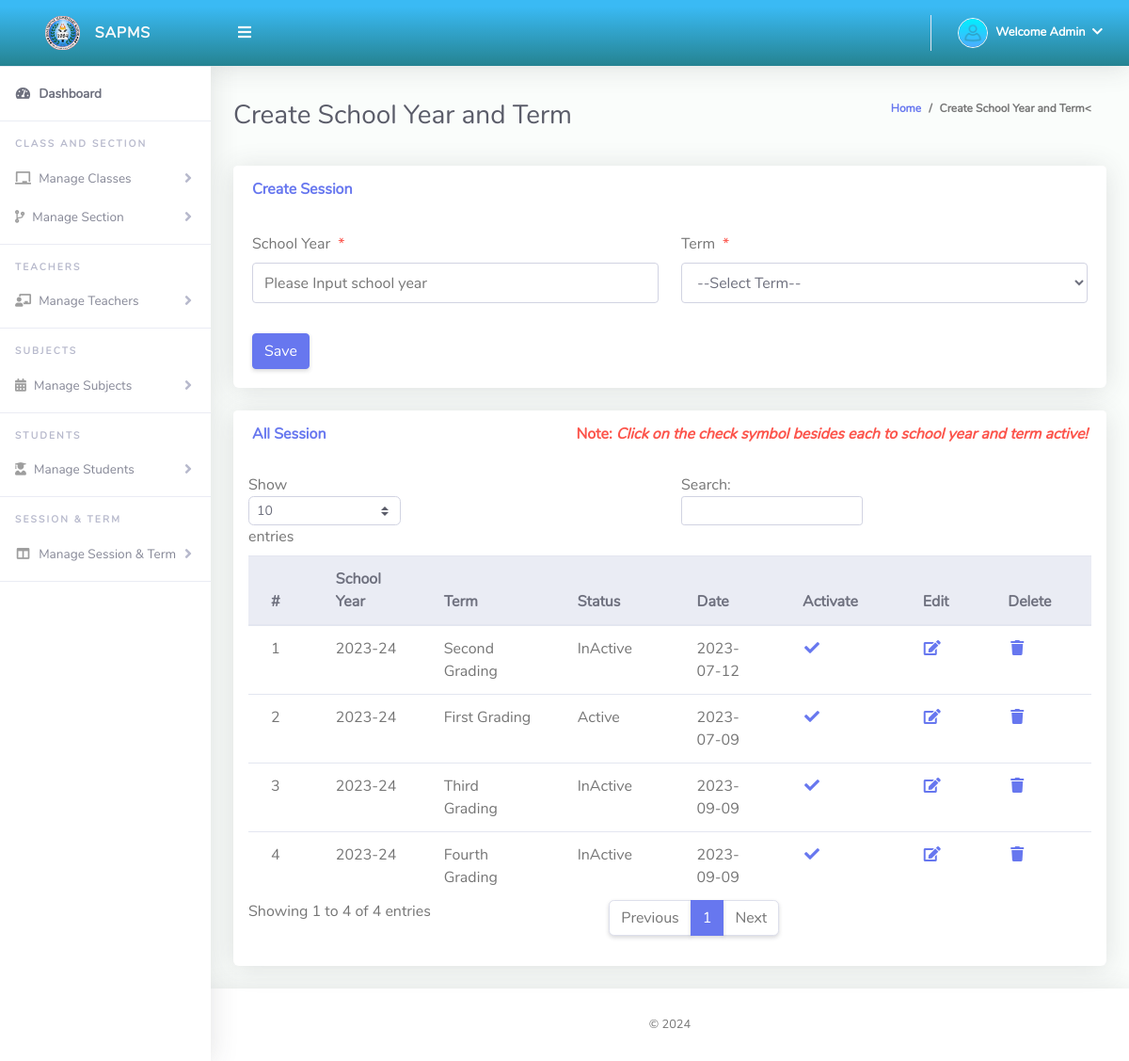
Page /Admin/createSessionTerm.php (signed in) on the committed database.
### tables this page shows
CREATE TABLE `tblsessionterm` (
  `Id` int(10) NOT NULL,
  `sessionName` varchar(50) NOT NULL,
  `termId` varchar(50) NOT NULL,
  `isActive` varchar(10) NOT NULL,
  `dateCreated` varchar(50) NOT NULL
);

CREATE TABLE `tblterm` (
  `Id` int(10) NOT NULL,
  `termName` varchar(20) NOT NULL
);

### Admin/createSessionTerm.php (the view, shortened to what this page needs)
<?php
include '../Includes/dbcon.php';
?>
<!DOCTYPE html>
<html lang="en">
<head>
  <link href="../vendor/fontawesome-free/css/all.min.css" rel="stylesheet" type="text/css">
  <link href="../vendor/bootstrap/css/bootstrap.min.css" rel="stylesheet" type="text/css">
  <link href="css/ruang-admin.min.css" rel="stylesheet">
</head>
<body id="page-top">
  <div id="wrapper">
      <?php include "Includes/sidebar.php";?>
    <div id="content-wrapper" class="d-flex flex-column">
      <div id="content">
       <?php include "Includes/topbar.php";?>
        <div class="container-fluid" id="container-wrapper">
          <div class="d-sm-flex align-items-center justify-content-between mb-4">
            <h1 class="h3 mb-0 text-gray-800">Create School Year and Term</h1>
            <ol class="breadcrumb">
              <li class="breadcrumb-item"><a href="./">Home</a></li>
              <li class="breadcrumb-item active" aria-current="page">Create School Year and Term<</li>
            </ol>
          </div>
          <div class="row">
            <div class="col-lg-12">
              <div class="card mb-4">
                <div class="card-header py-3 d-flex flex-row align-items-center justify-content-between">
                  <h6 class="m-0 font-weight-bold text-primary">Create Session</h6>
                </div>
                <div class="card-body">
                  <form method="post">
                    <div class="form-group row mb-3">
                        <div class="col-xl-6">
                            <label class="form-control-label">School Year<span class="text-danger ml-2">*</span></label>
                      <input type="text" class="form-control" name="sessionName" value="<?php echo $row['sessionName'];?>" id="exampleInputFirstName" placeholder="Please Input school year">
                        </div>
                        <div class="col-xl-6">
                            <label class="form-control-label">Term<span class="text-danger ml-2">*</span></label>
                              <?php
                        $qry= "SELECT * FROM tblterm";
                        $result = $conn->query($qry);
                        $num = $result->num_rows;
                        if ($num > 0){
                          echo ' <select required name="termId" class="form-control mb-3">';
                          echo'<option value="">--Select Term--</option>';
                                  echo '</select>';
                              }
                            ?>
                        </div>
                    </div>
                      <?php
                    if (isset($Id))
                    {
                    ?>
                    <button type="submit" name="update" class="btn btn-warning">Update</button>
                    &nbsp;&nbsp;&nbsp;&nbsp;&nbsp;&nbsp;&nbsp;&nbsp;&nbsp;&nbsp;
                    <?php
                    } else {
                    ?>
                    <button type="submit" name="save" class="btn btn-primary">Save</button>
                    <?php
                    }
                    ?>
                  </form>
                </div>
              </div>
                 <div class="row">
              <div class="col-lg-12">
              <div class="card mb-4">
                <div class="card-header py-3 d-flex flex-row align-items-center justify-content-between">
                  <h6 class="m-0 font-weight-bold text-primary">All Session</h6>
                  <h6 class="m-0 font-weight-bold text-danger">Note: <i>Click on the check symbol besides each to school year and term active!</i></h6>
                </div>
                <div class="table-responsive p-3">
                  <table class="table align-items-center table-flush table-hover" id="dataTableHover">
                    <thead class="thead-light">
                      <tr>
                        <th>#</th>
                        <th>School Year</th>
                        <th>Term</th>
                        <th>Status</th>
                        <th>Date</th>
                        <th>Activate</th>
                        <th>Edit</th>
                        <th>Delete</th>
                      </tr>
                    </thead>
                    <tbody>
                  <?php
                      $query = "SELECT tblsessionterm.Id,tblsessionterm.sessionName,tblsessionterm.isActive,tblsessionterm.dateCreated,
                      tblterm.termName
                      FROM tblsessionterm
                      INNER JOIN tblterm ON tblterm.Id = tblsessionterm.termId";
                      $rs = $conn->query($query);
                      $num = $rs->num_rows;
                      $sn=0;
                      if($num > 0)
                      {
                        while ($rows = $rs->fetch_assoc())
                          {
                            if($rows['isActive'] == '1'){$status = "Active";}else{$status = "InActive";}
                             $sn = $sn + 1;
                            echo"
                              <tr>
                                <td>".$sn."</td>
                                <td>".$rows['sessionName']."</td>
                                <td>".$rows['termName']."</td>
                                <td>".$status."</td>
                                <td>".$rows['dateCreated']."</td>
                                 <td><a href='?action=activate&Id=".$rows['Id']."'><i class='fas fa-fw fa-check'></i></a></td>
                                <td><a href='?action=edit&Id=".$rows['Id']."'><i class='fas fa-fw fa-edit'></i></a></td>
                                <td><a href='?action=delete&Id=".$rows['Id']."'><i class='fas fa-fw fa-trash'></i></a></td>
                              </tr>";
                          }
                      }
                      else
                      {
                           echo
                           "<div class='alert alert-danger' role='alert'>
                            No Record Found!
                            </div>";
                      }
                      ?>
                    </tbody>
                  </table>
                </div>
              </div>
            </div>
            </div>
          </div>
        </div>
      </div>
       <?php include "Includes/footer.php";?>
    </div>
  </div>
</body>
</html>

### Admin/Includes/topbar.php (shortened to what this page needs)
<?php
  $query = "SELECT * FROM tbladmin WHERE Id = ".$_SESSION['userId']."";
  $rs = $conn->query($query);
  $rows = $rs->fetch_assoc();
  $fullName = $rows['firstName']." ".$rows['lastName'];
?>
<nav class="navbar navbar-expand navbar-light bg-gradient-info topbar mb-4 static-top">
          <button id="sidebarToggleTop" class="btn btn-link rounded-circle mr-3">
            <i class="fa fa-bars"></i>
          </button>
          <ul class="navbar-nav ml-auto">
            <li class="nav-item dropdown no-arrow">
              <a class="nav-link dropdown-toggle" href="#" id="userDropdown" role="button" data-toggle="dropdown"
                aria-haspopup="true" aria-expanded="false">
                <img class="img-profile rounded-circle" src="img/logo/attnlg.png" style="max-width: 60px">
               <span class="ml-2 d-none d-lg-inline text-white small">
                  <b>Welcome <?php echo $fullName;?></b>
                  <i class="fas fa-chevron-down ml-1"></i>
                </span>
              </a>
            </li>
          </ul>
        </nav>

### rows in the picture
tblsessionterm: sessionName "2023-24", termId.termName "Second Grading", isActive "InActive", dateCreated "2023-07-12"
tblsessionterm: sessionName "2023-24", termId.termName "First Grading", isActive "Active", dateCreated "2023-07-09"
tblsessionterm: sessionName "2023-24", termId.termName "Third Grading", isActive "InActive", dateCreated "2023-09-09"
tblsessionterm: sessionName "2023-24", termId.termName "Fourth Grading", isActive "InActive", dateCreated "2023-09-09"

### other values in the picture
$fullName "Admin"
